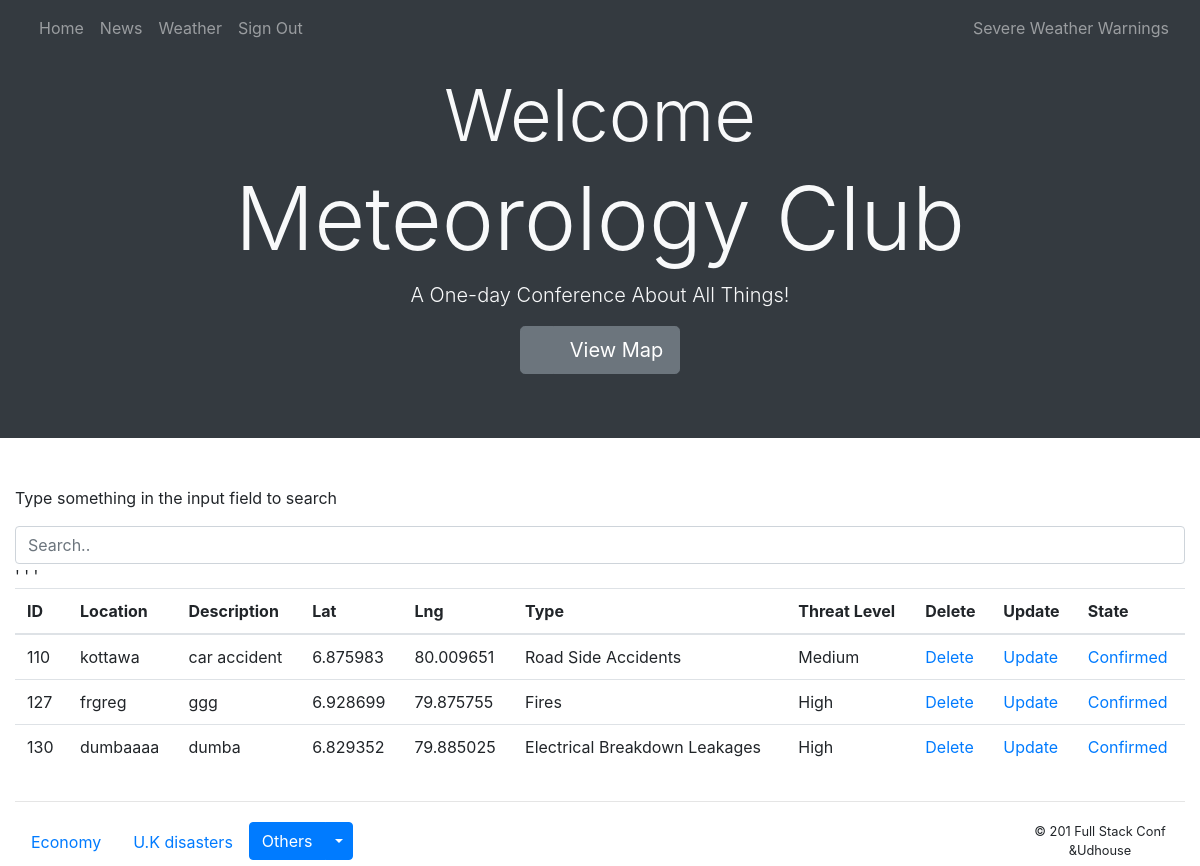
Screenshot of /AdmTable.php (signed in) with the database file from the repository.
### tables this page shows
CREATE TABLE `markers_db` (
  `id` int(11) NOT NULL,
  `Location` varchar(100) DEFAULT '',
  `Description` varchar(100) NOT NULL,
  `lat` float(10,6) NOT NULL,
  `lng` float(10,6) NOT NULL,
  `type` varchar(30) NOT NULL,
  `ThreatLevel` varchar(15) NOT NULL,
  `Submit` tinyint(1) NOT NULL
);

### inc/functions.php (called while the page is built, shortened)
<?php
function get_lo()
{
  require_once("inc/dbconnection.php");
$sql='SELECT * FROM markers_db';
 try{
 $re=$db->prepare($sql);
 $re->execute();
 } catch (PDOException $e) {
   echo "<p>Error!: " . $e->getMessage() . "</p>";
   return false;
 }
   $bows=$re->fetchALL(PDO::FETCH_ASSOC);
 if($bows){
   return $bows;
 }else{
 return false ;
 }
 return false;
 }
 ?>

### AdmTable.php (the view, shortened to what this page needs)
<?php
$link4="Sign_out.php";
$link2="#news";
$link3="https://www.accuweather.com/en/lk/sri-lanka-weather";
$link1title="Home";
$link3title="Weather";
$link4title="Sign Out";
$link2title="News";
$link1="adminpage.php";
$target="";
 $secondbutton="admin_map.php";
  $secondbuttontitle="View Map";
include("inc/navibar.php");
require 'inc/functions.php';?>
  <div class="table-responsive">
    <p>Type something in the input field to search</p>
      <input class="form-control" id="myInput" type="text" placeholder="Search..">
      <?php
echo '<table class="table table-hover">';
    echo  '<thead>';
    echo  '<tr>';
    echo '<th scope="col"> ID </th>';
    echo '<th scope="col"> Location </th>';
    echo '<th scope="col"> Description </th>';
    echo '<th scope="col"> Lat </th>';
    echo '<th scope="col"> Lng </th>';
    echo '<th scope="col"> Type </th>';
    echo '<th scope="col"> Threat Level </th>';
    echo '<th scope="col"> Delete </th>';
    echo '<th scope="col"> Update </th>';
    echo '<th scope="col"> State </th>';
    echo  '</tr>';
    echo  '</thead>';
    echo '<tbody id="myTable">';
    foreach (get_lo() as  $row) {
      echo '<tr>';
      echo '<td>'.$row['id'].'</td>';
      echo '<td>'.$row['Location'].'</td>';
      echo '<td>'.$row['Description'].'</td>';
      echo '<td>'.$row['lat'].'</td>';
      echo '<td>'.$row['lng'].'</td>';
       echo '<td>'.$row['type'].'</td>';
        echo '<td>'.$row['ThreatLevel'].'</td>';
      if($row['Submit']==1){
          $ee="Confirmed";
        }else{$ee="Not Confirmed";}
      echo '<td>'.'<a href="delete.php?LocationId='
           .$row['id'].'"
            onclick="return Delete()">Delete</a>'.'</td>';
      echo "<td><a href='Loupdate.php?LocationId=".$row['id']."'>Update</a></td>";
      echo "<td><a href='confirm.php?stateid=".$row['id']."'>$ee</a></td>' ";
      echo '</tr>';
    }
     echo '</tbody>';
    echo '</table>';
    ?>
    </div>
<?php include("inc/footer.php");
?>

### inc/navibar.php (shortened to what this page needs)
<!DOCTYPE html>
<html lang="en">
  <head>
      	<link rel="stylesheet" type="text/css" href="css/main.css">
  <link rel="stylesheet" href="https://maxcdn.bootstrapcdn.com/bootstrap/4.0.0-beta/css/bootstrap.min.css">
  </head>
  <body  id="home"data-spy="scroll" data-target=".navbar" data-offset="0">
    <nav   class="navbar navbar-expand-lg navbar-dark bg-dark navbar fixed-top">
       <div class="container-fluid">
  <div class="collapse navbar-collapse" id="navbarText">
    <ul class="navbar-nav mr-auto">
      <li class="nav-item ">
        <a class="nav-link" href="<?php echo $link1; ?>"><?php echo $link1title; ?><span class="sr-only">(current)</span></a>
      </li>
      <li class="nav-item">
        <a class="nav-link" href="<?php echo $link2; ?>"><?php echo $link2title; ?></a>
      </li>
      <li class="nav-item">
        <a class="nav-link" href="<?php echo $link3; ?>"><?php echo $link3title; ?></a>
      </li>
      <li class="nav-item">
        <a class="nav-link" href="<?php echo $link4; ?>"><?php echo $link4title; ?></a>
      </li>
    </ul>
    <span class="navbar-text">
      Severe Weather Warnings
    </span>
  </div>
</div>
</nav>
  <div class="jumbotron jumbotron-fluid bg-dark">
    <div class="container text-sm-center text-light pt-2">
      <h1 class="display-3 ">Welcome</h1>
        <h1 class="display-2 d-none d-sm-block">Meteorology Club</h1>
  <p class="lead">A One-day Conference About All Things!</p>
  <div class="btn-group btn-group-lg" role="group" aria-label="...">
    <button type="button" class="btn btn-secondary"data-toggle="modal" data-target="<?php echo $target;?>"><?php echo $jumbotitle;?></button>
     <a href="<?php echo $secondbutton;?>" class="btn btn-secondary"><?php echo $secondbuttontitle;?></a>
  </div>
    </div>
  </div>
  <div class="container-fluid  pt-3">

### inc/footer.php (shortened to what this page needs)
<hr>
<div class="row py-1">
  <div class="col-sm-10">
    <ul class="nav">
      <li class="nav-item">
        <a class="nav-link active" href="https://www.thebalance.com/cost-of-natural-disasters-3306214">Economy</a>
      </li>
      <li class="nav-item">
        <a class="nav-link" href="https://www.theguardian.com/world/natural-disasters">U.K disasters</a>
      </li>
      <li class="nav-item">
        <div class="btn-group">
          <button type="button" class="btn btn-primary">Others</button>
          <button type="button" class="btn btn-primary dropdown-toggle dropdown-toggle-split" data-toggle="dropdown" aria-haspopup="true" aria-expanded="false">
          </button>
      </li>
    </ul>
  </div>
  <div class="col-sm-2 text-sm-center ">
    <small>&copy; 201 Full Stack Conf &amp;Udhouse</small>
  </div>
</div>
</div>
</body>
</html>

### rows the page displays
markers_db: id "110", Location "kottawa", Description "car accident", lat "6.875983", lng "80.009651", type "Road Side Accidents", ThreatLevel "Medium", Submit "Confirmed"
markers_db: id "127", Location "frgreg", Description "ggg", lat "6.928699", lng "79.875755", type "Fires", ThreatLevel "High", Submit "Confirmed"
markers_db: id "130", Location "dumbaaaa", Description "dumba", lat "6.829352", lng "79.885025", type "Electrical Breakdown Leakages", ThreatLevel "High", Submit "Confirmed"

### other values shown
$link1title "Home"
$link2title "News"
$link3title "Weather"
$link4title "Sign Out"
$secondbuttontitle "View Map"
